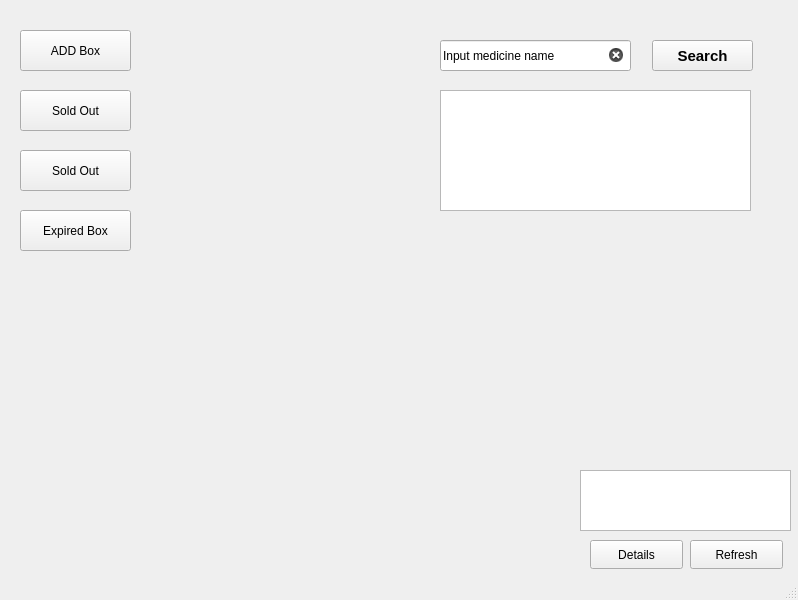
<?xml version="1.0" encoding="UTF-8"?>
<ui version="4.0">
 <class>MainWindow</class>
 <widget class="QMainWindow" name="MainWindow">
  <property name="geometry">
   <rect>
    <x>0</x>
    <y>0</y>
    <width>798</width>
    <height>600</height>
   </rect>
  </property>
  <property name="cursor">
   <cursorShape>ArrowCursor</cursorShape>
  </property>
  <property name="windowTitle">
   <string>ExpiryGuard</string>
  </property>
  <widget class="QWidget" name="centralwidget">
   <widget class="QPushButton" name="ADDBoxBt">
    <property name="geometry">
     <rect>
      <x>20</x>
      <y>30</y>
      <width>111</width>
      <height>41</height>
     </rect>
    </property>
    <property name="text">
     <string>ADD Box</string>
    </property>
   </widget>
   <widget class="QPushButton" name="SoldOutBt">
    <property name="geometry">
     <rect>
      <x>20</x>
      <y>90</y>
      <width>111</width>
      <height>41</height>
     </rect>
    </property>
    <property name="text">
     <string>Sold Out</string>
    </property>
   </widget>
   <widget class="QPushButton" name="searchBT">
    <property name="geometry">
     <rect>
      <x>652</x>
      <y>40</y>
      <width>101</width>
      <height>31</height>
     </rect>
    </property>
    <property name="font">
     <font>
      <pointsize>11</pointsize>
      <bold>true</bold>
     </font>
    </property>
    <property name="text">
     <string>Search</string>
    </property>
    <property name="checkable">
     <bool>false</bool>
    </property>
   </widget>
   <widget class="QLineEdit" name="searchtext">
    <property name="geometry">
     <rect>
      <x>440</x>
      <y>40</y>
      <width>191</width>
      <height>31</height>
     </rect>
    </property>
    <property name="text">
     <string>Input medicine name</string>
    </property>
    <property name="echoMode">
     <enum>QLineEdit::Normal</enum>
    </property>
    <property name="readOnly">
     <bool>false</bool>
    </property>
    <property name="clearButtonEnabled">
     <bool>true</bool>
    </property>
   </widget>
   <widget class="QListView" name="searchResult">
    <property name="enabled">
     <bool>true</bool>
    </property>
    <property name="geometry">
     <rect>
      <x>440</x>
      <y>90</y>
      <width>311</width>
      <height>121</height>
     </rect>
    </property>
    <property name="mouseTracking">
     <bool>true</bool>
    </property>
    <property name="focusPolicy">
     <enum>Qt::NoFocus</enum>
    </property>
    <property name="layoutDirection">
     <enum>Qt::LeftToRight</enum>
    </property>
    <property name="autoFillBackground">
     <bool>false</bool>
    </property>
    <property name="alternatingRowColors">
     <bool>true</bool>
    </property>
    <property name="selectionMode">
     <enum>QAbstractItemView::NoSelection</enum>
    </property>
    <property name="movement">
     <enum>QListView::Free</enum>
    </property>
    <property name="isWrapping" stdset="0">
     <bool>false</bool>
    </property>
    <property name="spacing">
     <number>2</number>
    </property>
    <property name="wordWrap">
     <bool>true</bool>
    </property>
    <property name="selectionRectVisible">
     <bool>false</bool>
    </property>
    <property name="itemAlignment">
     <set>Qt::AlignCenter</set>
    </property>
   </widget>
   <widget class="QTextEdit" name="ExpirationAlert">
    <property name="enabled">
     <bool>true</bool>
    </property>
    <property name="geometry">
     <rect>
      <x>580</x>
      <y>470</y>
      <width>211</width>
      <height>61</height>
     </rect>
    </property>
   </widget>
   <widget class="QPushButton" name="refreshBt">
    <property name="geometry">
     <rect>
      <x>690</x>
      <y>540</y>
      <width>93</width>
      <height>29</height>
     </rect>
    </property>
    <property name="text">
     <string>Refresh</string>
    </property>
   </widget>
   <widget class="QPushButton" name="DetailsBt">
    <property name="geometry">
     <rect>
      <x>590</x>
      <y>540</y>
      <width>93</width>
      <height>29</height>
     </rect>
    </property>
    <property name="text">
     <string>Details</string>
    </property>
   </widget>
   <widget class="QPushButton" name="SoldOutBt_2">
    <property name="geometry">
     <rect>
      <x>20</x>
      <y>150</y>
      <width>111</width>
      <height>41</height>
     </rect>
    </property>
    <property name="text">
     <string>Sold Out</string>
    </property>
   </widget>
   <widget class="QPushButton" name="ExpiredBoxBt">
    <property name="geometry">
     <rect>
      <x>20</x>
      <y>210</y>
      <width>111</width>
      <height>41</height>
     </rect>
    </property>
    <property name="text">
     <string>Expired Box</string>
    </property>
   </widget>
  </widget>
  <widget class="QStatusBar" name="statusBar"/>
 </widget>
 <resources/>
 <connections/>
</ui>
